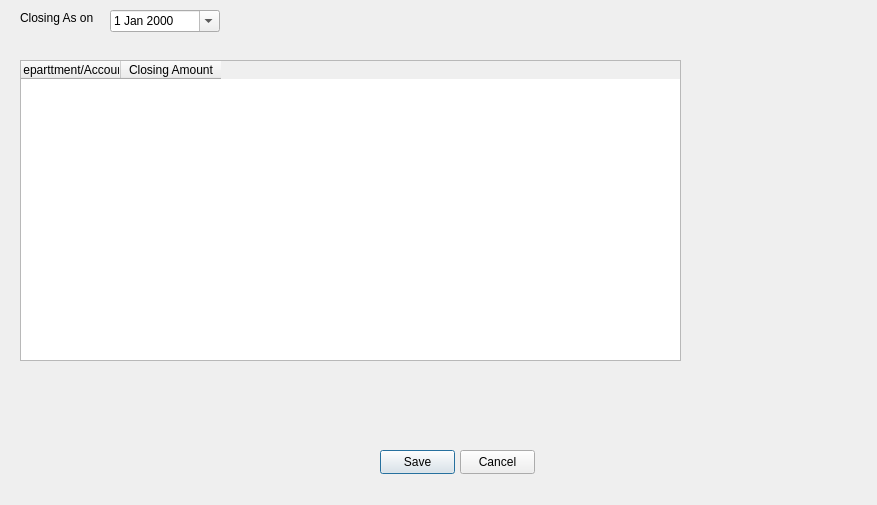
<?xml version="1.0" encoding="UTF-8"?>
<ui version="4.0">
 <class>CclosingBalanceDlg</class>
 <widget class="QDialog" name="CclosingBalanceDlg">
  <property name="geometry">
   <rect>
    <x>0</x>
    <y>0</y>
    <width>877</width>
    <height>505</height>
   </rect>
  </property>
  <property name="windowTitle">
   <string>Dialog</string>
  </property>
  <widget class="QPushButton" name="m_saveCloseBtn">
   <property name="geometry">
    <rect>
     <x>380</x>
     <y>450</y>
     <width>75</width>
     <height>24</height>
    </rect>
   </property>
   <property name="text">
    <string>Save</string>
   </property>
   <property name="default">
    <bool>true</bool>
   </property>
  </widget>
  <widget class="QPushButton" name="m_cancelBtn">
   <property name="geometry">
    <rect>
     <x>460</x>
     <y>450</y>
     <width>75</width>
     <height>24</height>
    </rect>
   </property>
   <property name="text">
    <string>Cancel</string>
   </property>
  </widget>
  <widget class="QDateEdit" name="m_closingDate">
   <property name="geometry">
    <rect>
     <x>110</x>
     <y>10</y>
     <width>110</width>
     <height>22</height>
    </rect>
   </property>
   <property name="displayFormat">
    <string>d MMM yyyy</string>
   </property>
   <property name="calendarPopup">
    <bool>true</bool>
   </property>
  </widget>
  <widget class="QLabel" name="m_closingasonlbl">
   <property name="geometry">
    <rect>
     <x>20</x>
     <y>10</y>
     <width>101</width>
     <height>16</height>
    </rect>
   </property>
   <property name="text">
    <string>Closing As on</string>
   </property>
  </widget>
  <widget class="QTableWidget" name="m_table">
   <property name="geometry">
    <rect>
     <x>20</x>
     <y>60</y>
     <width>661</width>
     <height>301</height>
    </rect>
   </property>
   <column>
    <property name="text">
     <string>Departtment/Account</string>
    </property>
   </column>
   <column>
    <property name="text">
     <string>Closing Amount</string>
    </property>
   </column>
  </widget>
 </widget>
 <resources/>
 <connections/>
</ui>
